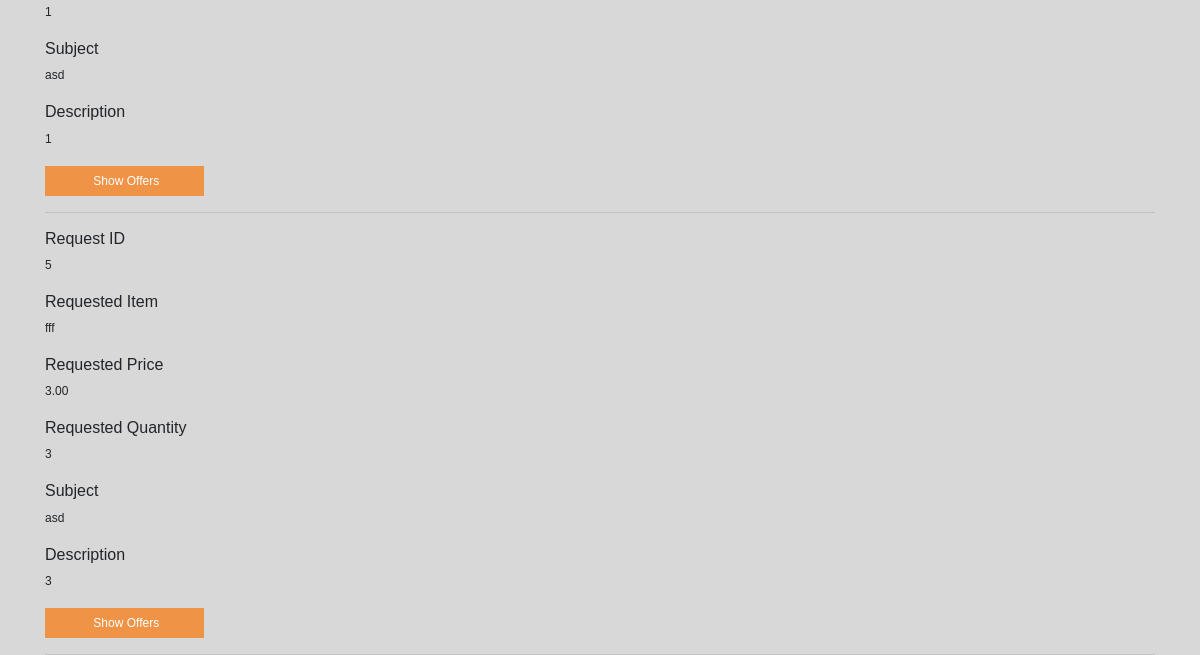
The page /home.php (signed in, lower part) on the database as committed earlier.
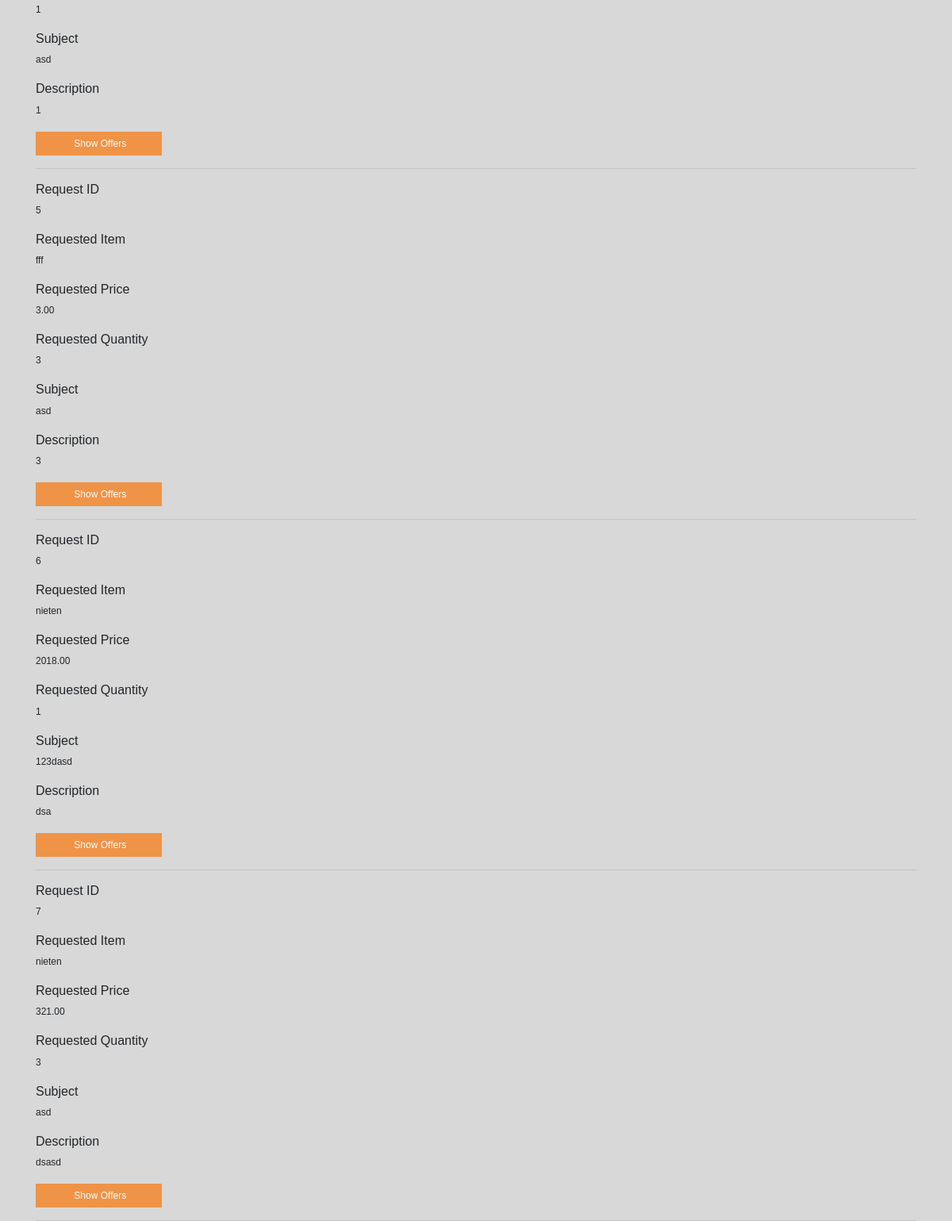
The same page on the database as committed later.
### tables this page shows
CREATE TABLE `requests` (
  `id` int(11) NOT NULL,
  `c_id` int(11) NOT NULL,
  `Item` varchar(50) NOT NULL,
  `subject` varchar(50) NOT NULL,
  `descr` varchar(255) NOT NULL,
  `Date` date NOT NULL,
  `timestamp` timestamp NOT NULL DEFAULT CURRENT_TIMESTAMP ON UPDATE CURRENT_TIMESTAMP,
  `price` decimal(20,2) NOT NULL,
  `quantity` int(11) NOT NULL,
  `status` enum('Open','Closed') NOT NULL
);

### func.php (called while the page is built, shortened)
<?php
class USER
{
	private $conn;
	public function __construct()
	{
		$database = new Database();
		$db = $database->dbConnection();
		$this->conn = $db;
    }
	public function runQuery($sql)
	{
		$stmt = $this->conn->prepare($sql);
		return $stmt;
	}
}
?>

### home.php (the view, shortened to what this page needs)
<?php
	require_once("func.php");
	$user_req = new USER();
	$user_id = $_SESSION['user_session'];
?>
<!DOCTYPE html>
<html>
<head>
    <link rel="stylesheet" href="https://maxcdn.bootstrapcdn.com/bootstrap/4.0.0-beta.2/css/bootstrap.min.css">
    <link rel="stylesheet" type="text/css" href="css/default.css" />
</head>
<body>
    <div class="signin-form">
	<div class="container">
        <?php
            $stmt = $user_req->runQuery("SELECT * FROM requests WHERE c_id=:id");
            $stmt->execute(array(":id"=>$user_id));
            while($userReq=$stmt->fetch(PDO::FETCH_ASSOC)){
                ?><h6> Request ID </h6><?php echo($userReq['id']);  ?> <br /><br /> <?php
                ?><h6> Requested Item </h6><?php echo($userReq['Item']);  ?> <br /><br /> <?php
                ?><h6> Requested Price </h6><?php echo($userReq['price']);  ?> <br /><br /> <?php
                ?><h6> Requested Quantity </h6><?php echo($userReq['quantity']);  ?> <br /><br /> <?php
                ?><h6> Subject </h6><?php echo($userReq['subject']);  ?> <br /><br /> <?php
                ?><h6> Description </h6><?php echo($userReq['descr']);
                ?>
                <br />
                <form action="own_offers.php" method="post" class="form-signin">
                <input type="hidden" class="form-control" name="offer_id" value="<?php echo htmlspecialchars($userReq['id']); ?>"/> <br />
                <button type="Search" name="btn-show">
                    <i class="glyphicon glyphicon-open-file"></i>&nbsp;Show Offers
                </button>
                </form>
                <hr />
                <?php
            }
        ?>
    </div>
    </div>
</body>
</html>

### css/default.css (style rules this page uses)
body { font-size: 0.75em; font-family: Helvetica, Arial, Geneva, sans-serif; background-color: #d8d8d8; }
html { height: 100%; }
div.container { height: auto; padding-top: 80px; }
button { background-color: rgba(248, 125, 24, 0.753); color:#fff; padding: 6px 45px; cursor:pointer; border: none; }

Rows that differ between the two databases and show on the page:
added requests: id "6", Item "nieten", price "2018.00", quantity "1", subject "123dasd", descr "dsa"
added requests: id "7", Item "nieten", price "321.00", quantity "3", subject "asd", descr "dsasd"
